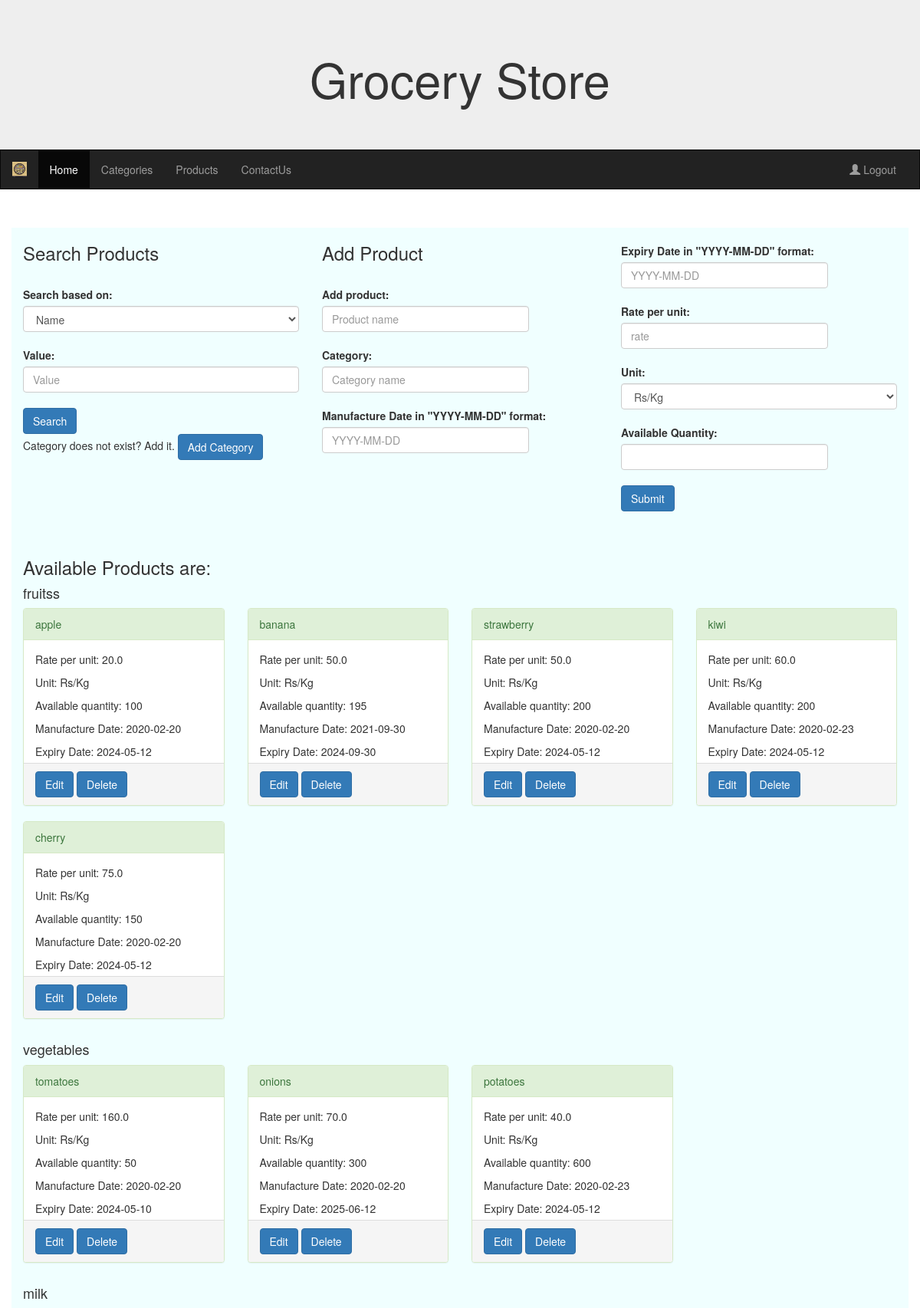
The app's page /admin_products (signed in, upper part), older data.
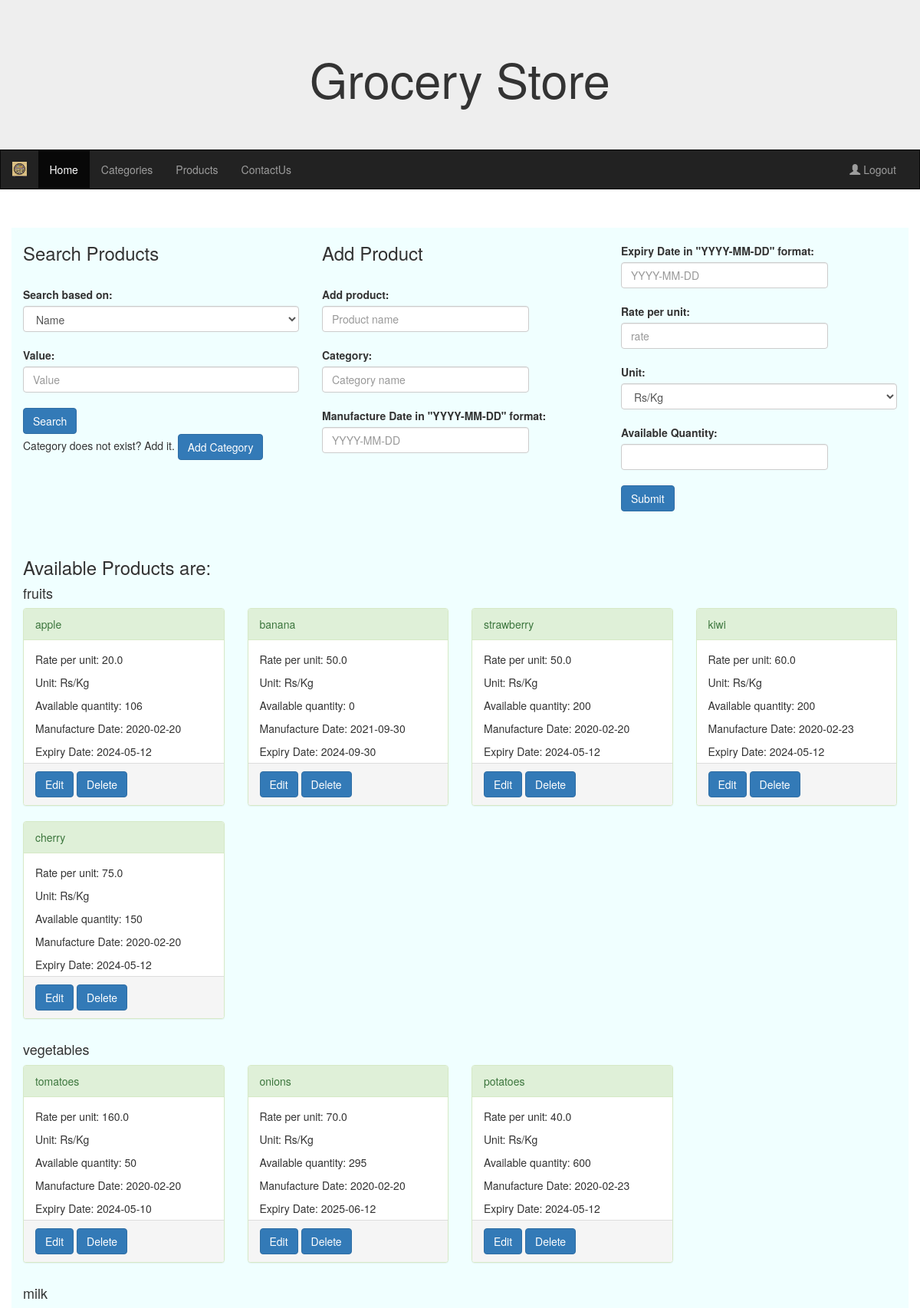
The same page, newer data.
### models.py (models this page shows)
class Products(db.Model):
    id = db.Column(db.Integer, nullable=False, autoincrement=True, unique=True, primary_key=True)
    name = db.Column(db.String, unique=True, nullable=False)
    manufacture_date = db.Column(db.DateTime, nullable=False)
    expiry_date = db.Column(db.DateTime, nullable=False)
    rate_per_unit=db.Column(db.Float, nullable=False)
    unit=db.Column(db.String, nullable=False, default="Rs/kg")
    available_quantity=db.Column(db.Integer, nullable=False)
    category_id=db.Column(db.Integer, db.ForeignKey("categories.id"), nullable=False)
    categories=db.relationship("Categories", backref='products', primaryjoin='Products.category_id == Categories.id')

class Categories(db.Model):
    id = db.Column(db.Integer, nullable=False, autoincrement=True, unique=True, primary_key=True)
    name = db.Column(db.String, nullable=False, unique=True)
    img_url = db.Column(db.String, nullable=True)

### routes.py (the view, shortened to what this page needs)
@routes.route("/admin_products", methods=["GET", "POST"])
@login_required
def admin_products():
    category_name = request.args.get('category')
    products = Products.query.options(joinedload(Products.categories)).order_by(Products.category_id).all()
    if not products:
        flash("No Products found. Add them.","success")
    products_grouped = {}
    for product in products:
        category_name = product.categories.name
        if category_name not in products_grouped:
            products_grouped[category_name] = []
        products_grouped[category_name].append(product)
    return render_template("admin_products.html", products_grouped=products_grouped)

### app.py (called while the page is built)
def create_app():
    app = Flask(__name__)
    app.static_url_path = '/static'
    app.secret_key = "KEY"
    app.config['SQLALCHEMY_DATABASE_URI'] = 'sqlite:///grocery_store.db'
    db.init_app(app)
    migrate.init_app(app, db)
    login_manager.login_view = 'routes.login'  # Set the login view function name
    login_manager.init_app(app)
    @login_manager.user_loader
    def load_user(user_id):
        return Users.query.get(int(user_id))
    app.register_blueprint(routes)
    return app

### templates/admin_products.html (shortened to what the changed rows need)
{% extends "admin_base.html" %}
{% block div %}
<br>
<br>
<div class="row">
    <div class="col-md-12">
      <h3>Available Products are:</h3>
      {% for category, products in products_grouped.items() %}
        <h4>{{ category }}</h4>
        <div class="row">
          {% for product in products %}
          <div class="col-md-3">
            <div class="panel panel-success">
                <div class="panel-heading">{{product.name}}</div>
                <div class="panel-body" style="height: 160px;">
                    <p>Rate per unit: {{product.rate_per_unit}}</p>
                    <p>Unit: {{product.unit}}</p>
                    <p>Available quantity: {{product.available_quantity}}</p>
                    <p>Manufacture Date: {{product.manufacture_date.strftime('%Y-%m-%d')}}</p>
                    <p>Expiry Date: {{product.expiry_date.strftime('%Y-%m-%d')}}</p>
                </div>
                <div class="panel-footer">
                    <a href="/edit_product/{{product.id}}" class="btn btn-primary" name="edit" value="edit">Edit</a>
                    <a href="/delete_product/{{product.id}}" class="btn btn-primary" name="delete" value="delete">Delete</a>
                </div>
            </div>
        </div>
          {% endfor %}
        </div>
      {% endfor %}
    </div>
  </div>
{% endblock %}

Row changes from the older to the newer data that the page shows:
changed Products "apple": name "fruitss" → "fruits"; available_quantity "100" → "106"
changed Products "banana": available_quantity "195" → "0"
changed Products "onions": available_quantity "300" → "295"
